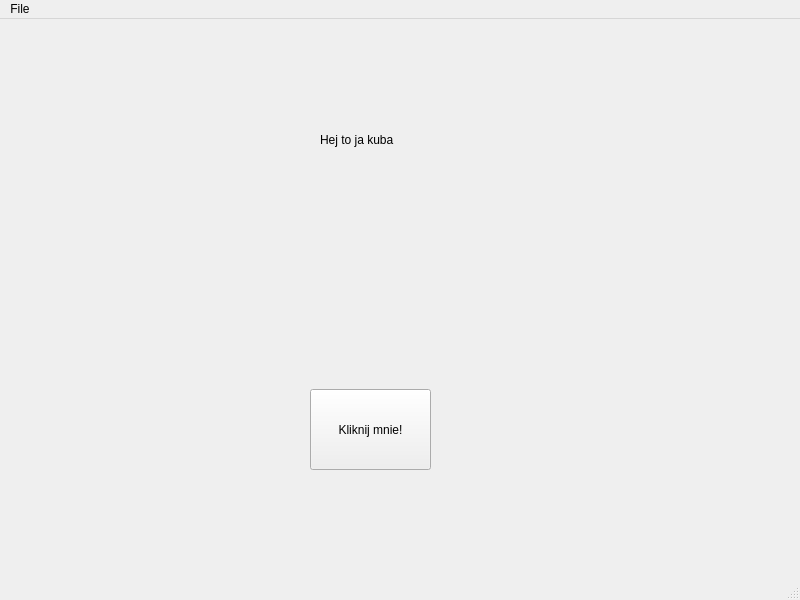
<?xml version="1.0" encoding="UTF-8"?>
<ui version="4.0">
 <class>MainWindow</class>
 <widget class="QMainWindow" name="MainWindow">
  <property name="geometry">
   <rect>
    <x>0</x>
    <y>0</y>
    <width>800</width>
    <height>600</height>
   </rect>
  </property>
  <property name="windowTitle">
   <string>MainWindow</string>
  </property>
  <widget class="QWidget" name="centralwidget">
   <widget class="QPushButton" name="b1">
    <property name="geometry">
     <rect>
      <x>310</x>
      <y>370</y>
      <width>121</width>
      <height>81</height>
     </rect>
    </property>
    <property name="text">
     <string>Kliknij mnie!</string>
    </property>
   </widget>
   <widget class="QLabel" name="l1">
    <property name="geometry">
     <rect>
      <x>320</x>
      <y>90</y>
      <width>141</width>
      <height>61</height>
     </rect>
    </property>
    <property name="text">
     <string>Hej to ja kuba</string>
    </property>
   </widget>
  </widget>
  <widget class="QMenuBar" name="menubar">
   <property name="geometry">
    <rect>
     <x>0</x>
     <y>0</y>
     <width>800</width>
     <height>22</height>
    </rect>
   </property>
   <widget class="QMenu" name="menuFile">
    <property name="title">
     <string>File</string>
    </property>
   </widget>
   <addaction name="menuFile"/>
  </widget>
  <widget class="QStatusBar" name="statusbar"/>
 </widget>
 <resources/>
 <connections/>
</ui>
